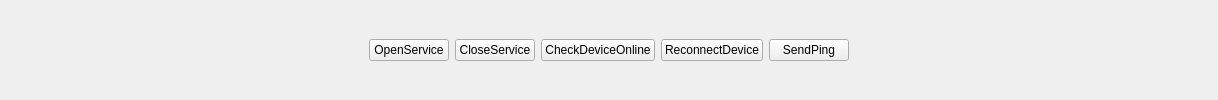
         <widget class="QWidget" name="pageScanner">
          <layout class="QHBoxLayout" name="horizontalLayout_9">
           <property name="leftMargin">
            <number>0</number>
           </property>
           <property name="topMargin">
            <number>0</number>
           </property>
           <property name="rightMargin">
            <number>0</number>
           </property>
           <property name="bottomMargin">
            <number>0</number>
           </property>
           <item>
            <spacer name="horizontalSpacer_12">
             <property name="orientation">
              <enum>Qt::Horizontal</enum>
             </property>
             <property name="sizeHint" stdset="0">
              <size>
               <width>369</width>
               <height>20</height>
              </size>
             </property>
            </spacer>
           </item>
           <item>
            <widget class="QPushButton" name="btnOpenService">
             <property name="text">
              <string>OpenService</string>
             </property>
            </widget>
           </item>
           <item>
            <widget class="QPushButton" name="btnCloseService">
             <property name="text">
              <string>CloseService</string>
             </property>
            </widget>
           </item>
           <item>
            <widget class="QPushButton" name="btnCheckDevice">
             <property name="text">
              <string>CheckDeviceOnline</string>
             </property>
            </widget>
           </item>
           <item>
            <widget class="QPushButton" name="btnReconnectDevice">
             <property name="text">
              <string>ReconnectDevice</string>
             </property>
            </widget>
           </item>
           <item>
            <widget class="QPushButton" name="btnSendPing">
             <property name="text">
              <string>SendPing</string>
             </property>
            </widget>
           </item>
           <item>
            <spacer name="horizontalSpacer_13">
             <property name="orientation">
              <enum>Qt::Horizontal</enum>
             </property>
             <property name="sizeHint" stdset="0">
              <size>
               <width>369</width>
               <height>20</height>
              </size>
             </property>
            </spacer>
           </item>
          </layout>
         </widget>
